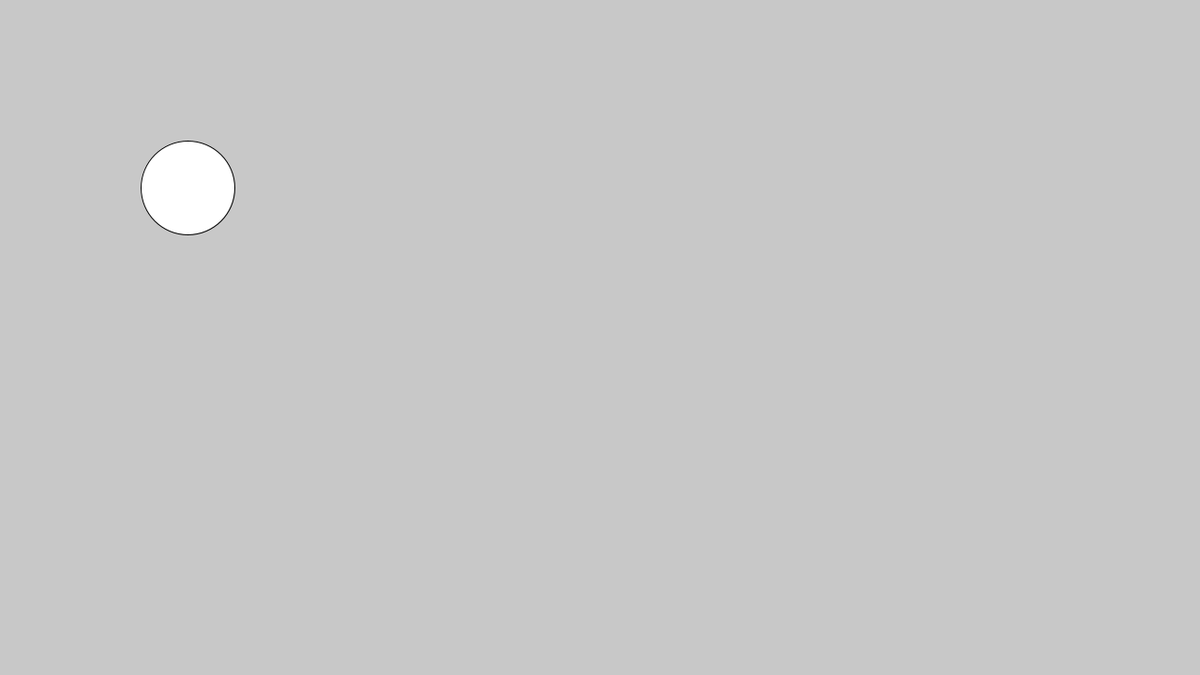
Frame 1 (no input)
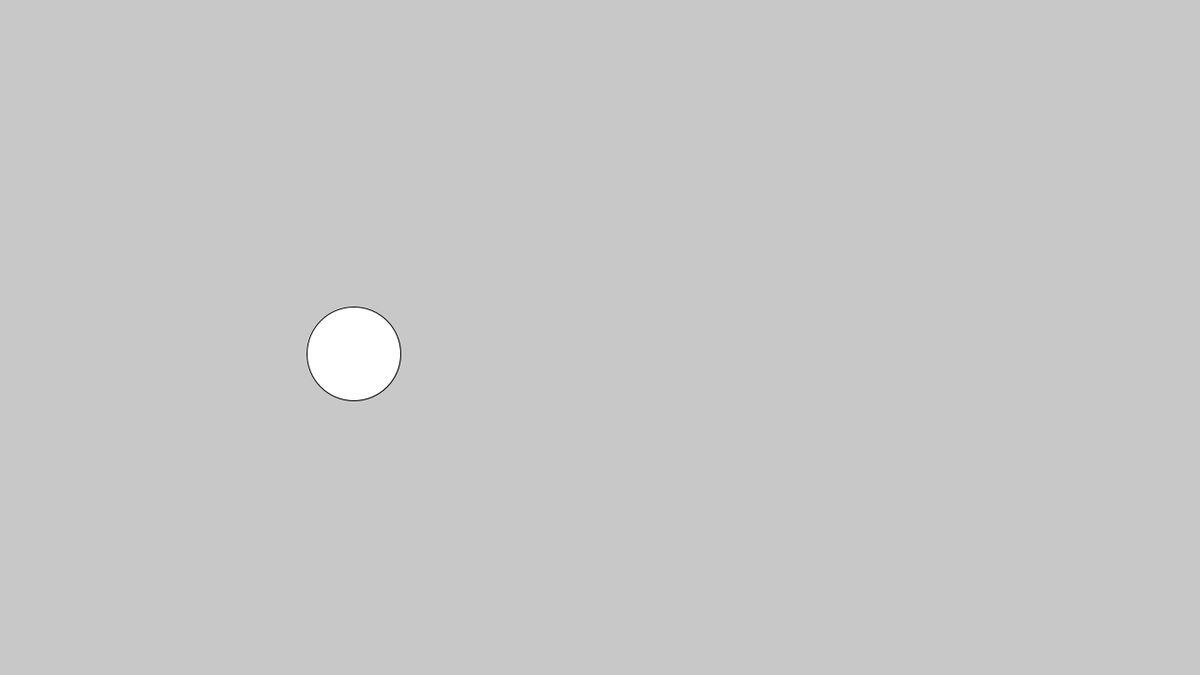
Frame 60 (the mouse pressed at the canvas centre just before this capture)
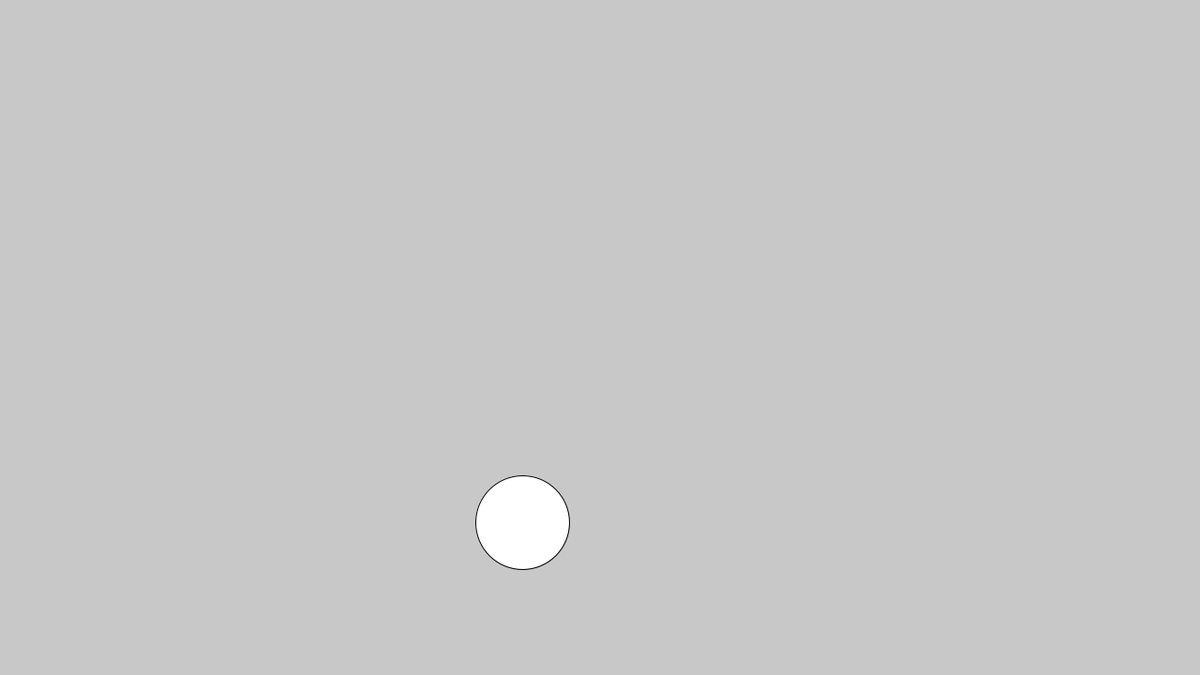
Frame 120 (the mouse held since frame 60 and released just before this capture)

The Processing sketch that drew these frames (run headless with seeded random() and noise(); from frame 60 on, the mouse is pressed at the canvas centre):

// Processing sketch: BouncingBalls
// ── BouncingBalls.pde
Ball redball;

//Happens once at the launch
void setup() {
    size(1280,720);
    background(200, 200, 200);
    redball = new Ball(200, 200, 50);

    
}

// Happens constantly (screen refresh)
void draw() {
    background(200, 200, 200);
    redball.display();
    redball.move();

}
class Ball {
    int x, y, r;
    int dx, dy; //Speed or Velocity

    // Constructor
    Ball(int tempx, int tempy, int tempr) {
        x = tempx;
        y = tempy;
        r = tempr;
        dx = 3;
        dy = 3;
    }
    void display() {
        circle(x, y, r*2);

    }

    void move() {
        x = x+dx;
        y = y + dy;

        if(y >= height - r || y<= 0 + r) {
            dy = dy*-1;
    }
    if (x>=width-r || x<= 0 +r) {
        dx = dx*-1;
    }
    }

}
